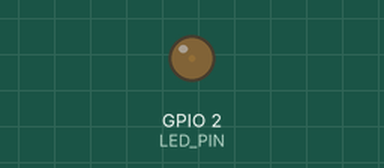
Recording of a sketch running on a simulated ESP32. Parts: output pins drawn as LEDs (lit = HIGH).

Above: at 0.05 s.
At 3.75 s:
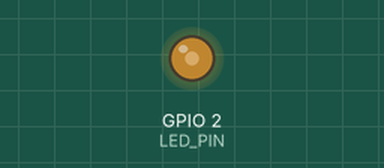
At 7.45 s:
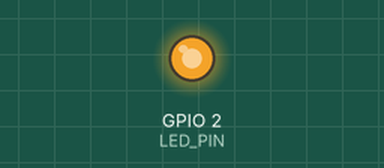
At 14.85 s:
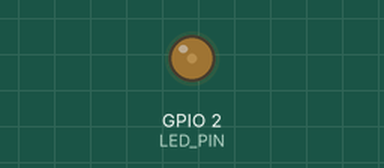
Timing chart, 0 to 21.5 s (numbered marks = the images above):
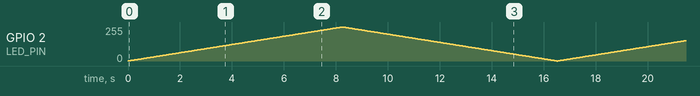

The sketch:

pwm.ino
```cpp
#define LEDC_CHANNEL_0     0
#define LEDC_TIMER_13_BIT  13
#define LEDC_BASE_FREQ     5000
#define LED_PIN            2  // Le pin GPIO où la LED est connectée

void setup() {
  // Configuration du canal PWM
  ledcSetup(LEDC_CHANNEL_0, LEDC_BASE_FREQ, LEDC_TIMER_13_BIT);
  // Attachement du canal PWM au pin GPIO de la LED
  ledcAttachPin(LED_PIN, LEDC_CHANNEL_0);
}

void loop() {
  // Augmenter la luminosité de la LED
  for (int dutyCycle = 0; dutyCycle <= 8191; dutyCycle++) {
    // Mise à jour du cycle de travail du PWM
    ledcWrite(LEDC_CHANNEL_0, dutyCycle);
    delay(1);
  }

  // Diminuer la luminosité de la LED
  for (int dutyCycle = 8191; dutyCycle >= 0; dutyCycle--) {
    // Mise à jour du cycle de travail du PWM
    ledcWrite(LEDC_CHANNEL_0, dutyCycle);
    delay(1);
  }
}
```
